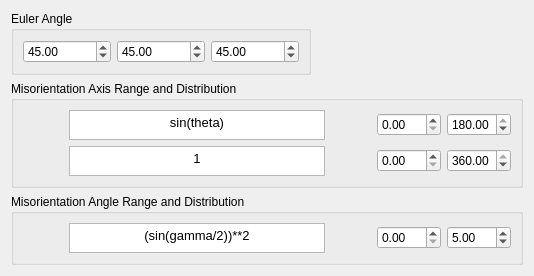
              <widget class="QWidget" name="tab_29">
               <attribute name="title">
                <string>Sheet Texture</string>
               </attribute>
               <layout class="QGridLayout" name="gridLayout_64">
                <item row="3" column="0">
                 <widget class="QGroupBox" name="groupBox_6">
                  <property name="title">
                   <string>Misorientation Axis Range and Distribution</string>
                  </property>
                  <layout class="QGridLayout" name="gridLayout_9">
                   <item row="0" column="1">
                    <widget class="QTextEdit" name="textEdit_thetadist">
                     <property name="minimumSize">
                      <size>
                       <width>0</width>
                       <height>0</height>
                      </size>
                     </property>
                     <property name="maximumSize">
                      <size>
                       <width>16777215</width>
                       <height>30</height>
                      </size>
                     </property>
                     <property name="html">
                      <string>&lt;!DOCTYPE HTML PUBLIC &quot;-//W3C//DTD HTML 4.0//EN&quot; &quot;http://www.w3.org/TR/REC-html40/strict.dtd&quot;&gt;
&lt;html&gt;&lt;head&gt;&lt;meta name=&quot;qrichtext&quot; content=&quot;1&quot; /&gt;&lt;style type=&quot;text/css&quot;&gt;
p, li { white-space: pre-wrap; }
&lt;/style&gt;&lt;/head&gt;&lt;body style=&quot; font-family:'MS Shell Dlg 2'; font-size:10pt; font-weight:400; font-style:normal;&quot;&gt;
&lt;p align=&quot;center&quot; style=&quot; margin-top:0px; margin-bottom:0px; margin-left:0px; margin-right:0px; -qt-block-indent:0; text-indent:0px;&quot;&gt;&lt;span style=&quot; font-family:'Ubuntu';&quot;&gt;sin(theta)&lt;/span&gt;&lt;/p&gt;&lt;/body&gt;&lt;/html&gt;</string>
                     </property>
                    </widget>
                   </item>
                   <item row="1" column="3">
                    <widget class="QDoubleSpinBox" name="doubleSpinBox_phimin">
                     <property name="maximum">
                      <double>180.000000000000000</double>
                     </property>
                    </widget>
                   </item>
                   <item row="0" column="4">
                    <widget class="QDoubleSpinBox" name="doubleSpinBox_thetamax">
                     <property name="maximum">
                      <double>180.000000000000000</double>
                     </property>
                     <property name="value">
                      <double>180.000000000000000</double>
                     </property>
                    </widget>
                   </item>
                   <item row="1" column="1">
                    <widget class="QTextEdit" name="textEdit_phidist">
                     <property name="minimumSize">
                      <size>
                       <width>0</width>
                       <height>0</height>
                      </size>
                     </property>
                     <property name="maximumSize">
                      <size>
                       <width>16777215</width>
                       <height>30</height>
                      </size>
                     </property>
                     <property name="html">
                      <string>&lt;!DOCTYPE HTML PUBLIC &quot;-//W3C//DTD HTML 4.0//EN&quot; &quot;http://www.w3.org/TR/REC-html40/strict.dtd&quot;&gt;
&lt;html&gt;&lt;head&gt;&lt;meta name=&quot;qrichtext&quot; content=&quot;1&quot; /&gt;&lt;style type=&quot;text/css&quot;&gt;
p, li { white-space: pre-wrap; }
&lt;/style&gt;&lt;/head&gt;&lt;body style=&quot; font-family:'MS Shell Dlg 2'; font-size:10pt; font-weight:400; font-style:normal;&quot;&gt;
&lt;p align=&quot;center&quot; style=&quot; margin-top:0px; margin-bottom:0px; margin-left:0px; margin-right:0px; -qt-block-indent:0; text-indent:0px;&quot;&gt;&lt;span style=&quot; font-family:'Ubuntu';&quot;&gt;1&lt;/span&gt;&lt;/p&gt;&lt;/body&gt;&lt;/html&gt;</string>
                     </property>
                    </widget>
                   </item>
                   <item row="1" column="4">
                    <widget class="QDoubleSpinBox" name="doubleSpinBox_phimax">
                     <property name="maximum">
                      <double>360.000000000000000</double>
                     </property>
                     <property name="value">
                      <double>360.000000000000000</double>
                     </property>
                    </widget>
                   </item>
                   <item row="0" column="3">
                    <widget class="QDoubleSpinBox" name="doubleSpinBox_thetamin">
                     <property name="maximum">
                      <double>180.000000000000000</double>
                     </property>
                    </widget>
                   </item>
                   <item row="0" column="0">
                    <widget class="QPushButton" name="pushButton_4">
                     <property name="text">
                      <string/>
                     </property>
                     <property name="icon">
                      <iconset resource="resourceLIST.qrc">
                       <normaloff>:/PTHETAPROPTO.png</normaloff>:/PTHETAPROPTO.png</iconset>
                     </property>
                     <property name="iconSize">
                      <size>
                       <width>60</width>
                       <height>20</height>
                      </size>
                     </property>
                     <property name="flat">
                      <bool>true</bool>
                     </property>
                    </widget>
                   </item>
                   <item row="1" column="0">
                    <widget class="QPushButton" name="pushButton_5">
                     <property name="text">
                      <string/>
                     </property>
                     <property name="icon">
                      <iconset resource="resourceLIST.qrc">
                       <normaloff>:/PPHIPROPTO.png</normaloff>:/PPHIPROPTO.png</iconset>
                     </property>
                     <property name="iconSize">
                      <size>
                       <width>60</width>
                       <height>20</height>
                      </size>
                     </property>
                     <property name="flat">
                      <bool>true</bool>
                     </property>
                    </widget>
                   </item>
                   <item row="0" column="2">
                    <widget class="QPushButton" name="pushButton_25">
                     <property name="text">
                      <string/>
                     </property>
                     <property name="icon">
                      <iconset resource="resourceLIST.qrc">
                       <normaloff>:/thetain.png</normaloff>:/thetain.png</iconset>
                     </property>
                     <property name="iconSize">
                      <size>
                       <width>45</width>
                       <height>20</height>
                      </size>
                     </property>
                     <property name="flat">
                      <bool>true</bool>
                     </property>
                    </widget>
                   </item>
                   <item row="1" column="2">
                    <widget class="QPushButton" name="pushButton_26">
                     <property name="text">
                      <string/>
                     </property>
                     <property name="icon">
                      <iconset resource="resourceLIST.qrc">
                       <normaloff>:/phiin.png</normaloff>:/phiin.png</iconset>
                     </property>
                     <property name="iconSize">
                      <size>
                       <width>45</width>
                       <height>25</height>
                      </size>
                     </property>
                     <property name="flat">
                      <bool>true</bool>
                     </property>
                    </widget>
                   </item>
                  </layout>
                 </widget>
                </item>
                <item row="0" column="0">
                 <widget class="QGroupBox" name="groupBox_22">
                  <property name="maximumSize">
                   <size>
                    <width>300</width>
                    <height>16777215</height>
                   </size>
                  </property>
                  <property name="title">
                   <string>Euler Angle</string>
                  </property>
                  <layout class="QGridLayout" name="gridLayout_60">
                   <item row="0" column="0">
                    <widget class="QDoubleSpinBox" name="sheeteul1">
                     <property name="maximum">
                      <double>359.990000000000009</double>
                     </property>
                     <property name="value">
                      <double>45.000000000000000</double>
                     </property>
                    </widget>
                   </item>
                   <item row="0" column="1">
                    <widget class="QDoubleSpinBox" name="sheeteul">
                     <property name="minimum">
                      <double>0.000000000000000</double>
                     </property>
                     <property name="maximum">
                      <double>179.990000000000009</double>
                     </property>
                     <property name="value">
                      <double>45.000000000000000</double>
                     </property>
                    </widget>
                   </item>
                   <item row="0" column="2">
                    <widget class="QDoubleSpinBox" name="sheeteul2">
                     <property name="maximum">
                      <double>359.990000000000009</double>
                     </property>
                     <property name="value">
                      <double>45.000000000000000</double>
                     </property>
                    </widget>
                   </item>
                  </layout>
                 </widget>
                </item>
                <item row="4" column="0">
                 <widget class="QGroupBox" name="groupBox_5">
                  <property name="title">
                   <string>Misorientation Angle Range and Distribution</string>
                  </property>
                  <layout class="QGridLayout" name="gridLayout_62">
                   <item row="0" column="1">
                    <widget class="QTextEdit" name="textEdit_gammadist">
                     <property name="minimumSize">
                      <size>
                       <width>0</width>
                       <height>0</height>
                      </size>
                     </property>
                     <property name="maximumSize">
                      <size>
                       <width>16777215</width>
                       <height>30</height>
                      </size>
                     </property>
                     <property name="html">
                      <string>&lt;!DOCTYPE HTML PUBLIC &quot;-//W3C//DTD HTML 4.0//EN&quot; &quot;http://www.w3.org/TR/REC-html40/strict.dtd&quot;&gt;
&lt;html&gt;&lt;head&gt;&lt;meta name=&quot;qrichtext&quot; content=&quot;1&quot; /&gt;&lt;style type=&quot;text/css&quot;&gt;
p, li { white-space: pre-wrap; }
&lt;/style&gt;&lt;/head&gt;&lt;body style=&quot; font-family:'MS Shell Dlg 2'; font-size:10pt; font-weight:400; font-style:normal;&quot;&gt;
&lt;p align=&quot;center&quot; style=&quot; margin-top:0px; margin-bottom:0px; margin-left:0px; margin-right:0px; -qt-block-indent:0; text-indent:0px;&quot;&gt;&lt;span style=&quot; font-family:'Ubuntu';&quot;&gt;(sin(gamma/2))**2&lt;/span&gt;&lt;/p&gt;&lt;/body&gt;&lt;/html&gt;</string>
                     </property>
                    </widget>
                   </item>
                   <item row="0" column="3">
                    <widget class="QDoubleSpinBox" name="doubleSpinBox_gammamin">
                     <property name="maximum">
                      <double>180.000000000000000</double>
                     </property>
                    </widget>
                   </item>
                   <item row="0" column="4">
                    <widget class="QDoubleSpinBox" name="doubleSpinBox_gammamax">
                     <property name="maximum">
                      <double>180.000000000000000</double>
                     </property>
                     <property name="value">
                      <double>5.000000000000000</double>
                     </property>
                    </widget>
                   </item>
                   <item row="0" column="0">
                    <widget class="QPushButton" name="pushButton_10">
                     <property name="text">
                      <string/>
                     </property>
                     <property name="icon">
                      <iconset resource="resourceLIST.qrc">
                       <normaloff>:/PGAMMAPROPTO.png</normaloff>:/PGAMMAPROPTO.png</iconset>
                     </property>
                     <property name="iconSize">
                      <size>
                       <width>60</width>
                       <height>20</height>
                      </size>
                     </property>
                     <property name="flat">
                      <bool>true</bool>
                     </property>
                    </widget>
                   </item>
                   <item row="0" column="2">
                    <widget class="QPushButton" name="pushButton_24">
                     <property name="text">
                      <string/>
                     </property>
                     <property name="icon">
                      <iconset resource="resourceLIST.qrc">
                       <normaloff>:/gammain.png</normaloff>:/gammain.png</iconset>
                     </property>
                     <property name="iconSize">
                      <size>
                       <width>45</width>
                       <height>25</height>
                      </size>
                     </property>
                     <property name="flat">
                      <bool>true</bool>
                     </property>
                    </widget>
                   </item>
                  </layout>
                 </widget>
                </item>
               </layout>
              </widget>
